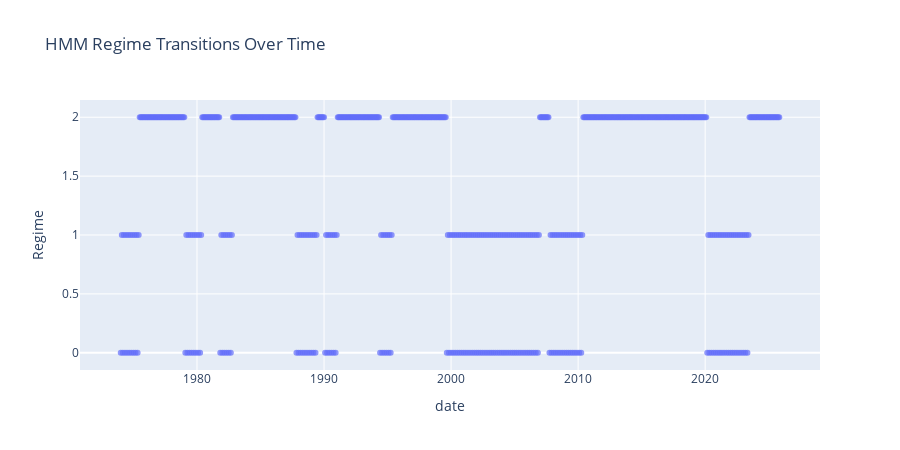
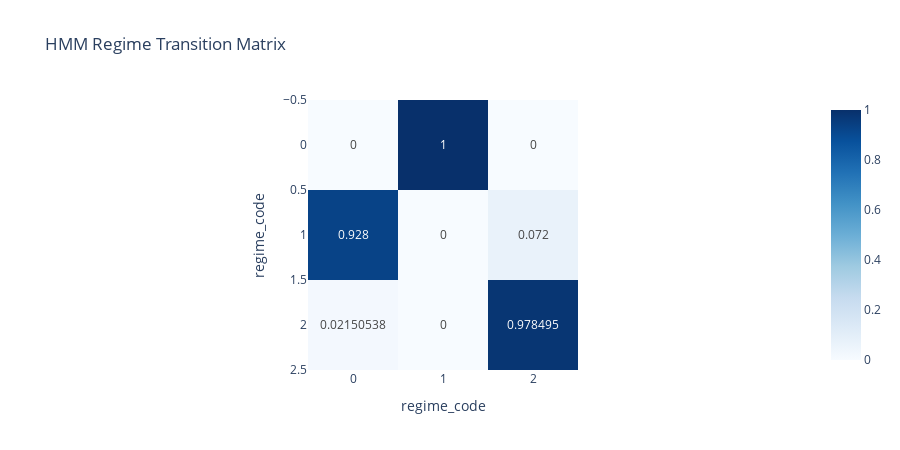

The code cell stored with these charts, in order, in its notebook:
### Code cell
hmm_plot_df = pd.DataFrame({
    'date': regime_df.index,
    'regime_code': regime_df['regime_code'].values,
})

fig = px.scatter(
    hmm_plot_df,
    x='date',
    y='regime_code',
    title='HMM Regime Transitions Over Time',
    labels={'regime_code': 'Regime'}
)
fig.update_traces(marker={'size': 6, 'opacity': 0.7})
fig.update_layout(height=450)
fig.show()

tm = transition_matrix(regime_df['regime_code'])
fig = px.imshow(
    tm,
    text_auto=True,
    color_continuous_scale='Blues',
    title='HMM Regime Transition Matrix'
)
fig.update_layout(height=450)
fig.show()

### Figure 1 — Plotly figure (JSON) as saved in the notebook; plotly's stock layout.template omitted (floating-point values rounded to 4 significant figures; data arrays with more than 128 entries replaced by an {"elided": "..."} marker saying what was removed)
{"data": [{"hovertemplate": "date=%{x}<br>Regime=%{y}<extra></extra>", "legendgroup": "", "marker": {"color": "#636efa", "opacity": 0.7, "size": 6, "symbol": "circle"}, "mode": "markers", "name": "", "orientation": "v", "showlegend": false, "type": "scatter", "x": {"elided": "623 str values"}, "xaxis": "x", "y": {"elided": "623 int values"}, "yaxis": "y"}], "layout": {"height": 450, "legend": {"tracegroupgap": 0}, "title": {"text": "HMM Regime Transitions Over Time"}, "xaxis": {"anchor": "y", "domain": [0, 1], "title": {"text": "date"}}, "yaxis": {"anchor": "x", "domain": [0, 1], "title": {"text": "Regime"}}}}

### Figure 2 — Plotly figure (JSON) as saved in the notebook; plotly's stock layout.template omitted (floating-point values rounded to 4 significant figures)
{"data": [{"coloraxis": "coloraxis", "hovertemplate": "regime_code: %{x}<br>regime_code: %{y}<br>color: %{z}<extra></extra>", "name": "0", "texttemplate": "%{z}", "type": "heatmap", "x": [0.0, 1.0, 2.0], "xaxis": "x", "y": [0, 1, 2], "yaxis": "y", "z": [[0.0, 1.0, 0.0], [0.928, 0.0, 0.072], [0.02151, 0.0, 0.9785]]}], "layout": {"coloraxis": {"colorscale": [[0, "rgb(247,251,255)"], [0.125, "rgb(222,235,247)"], [0.25, "rgb(198,219,239)"], [0.375, "rgb(158,202,225)"], [0.5, "rgb(107,174,214)"], [0.625, "rgb(66,146,198)"], [0.75, "rgb(33,113,181)"], [0.875, "rgb(8,81,156)"], [1, "rgb(8,48,107)"]]}, "height": 450, "title": {"text": "HMM Regime Transition Matrix"}, "xaxis": {"anchor": "y", "constrain": "domain", "domain": [0, 1], "scaleanchor": "y", "title": {"text": "regime_code"}}, "yaxis": {"anchor": "x", "autorange": "reversed", "constrain": "domain", "domain": [0, 1], "title": {"text": "regime_code"}}}}
